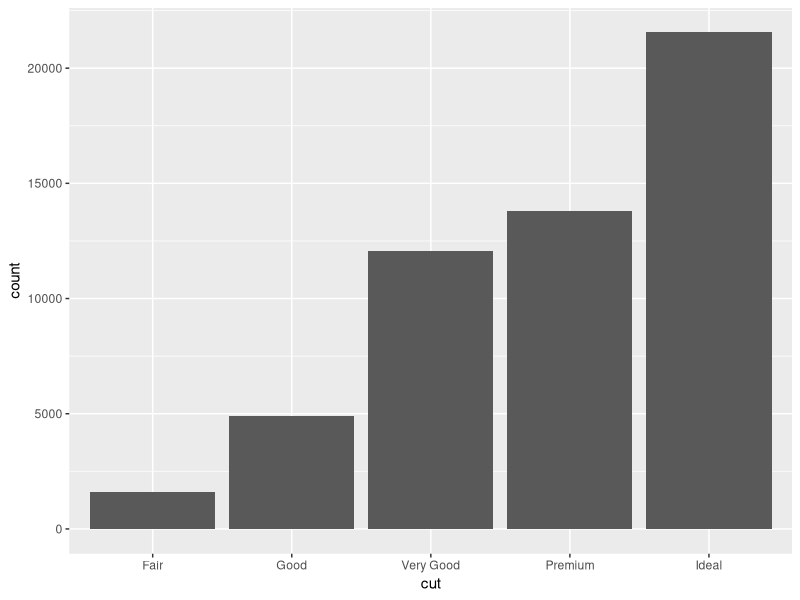
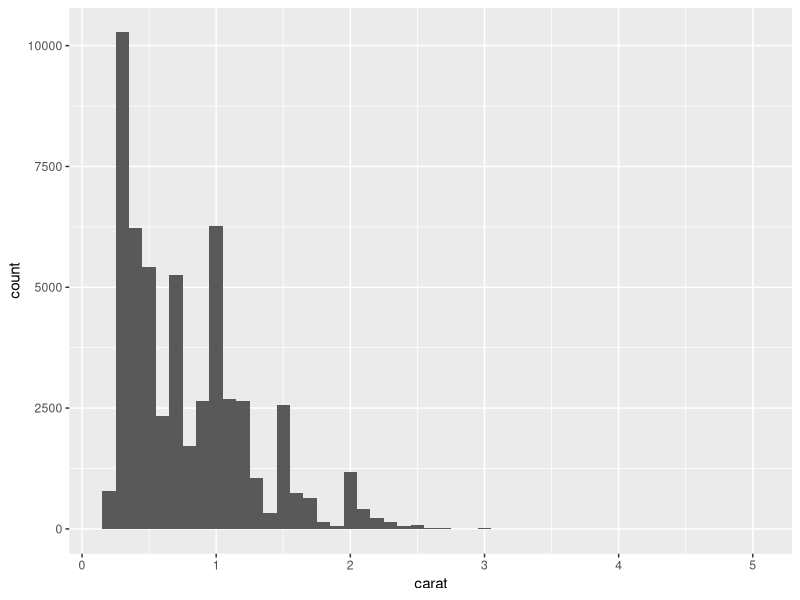
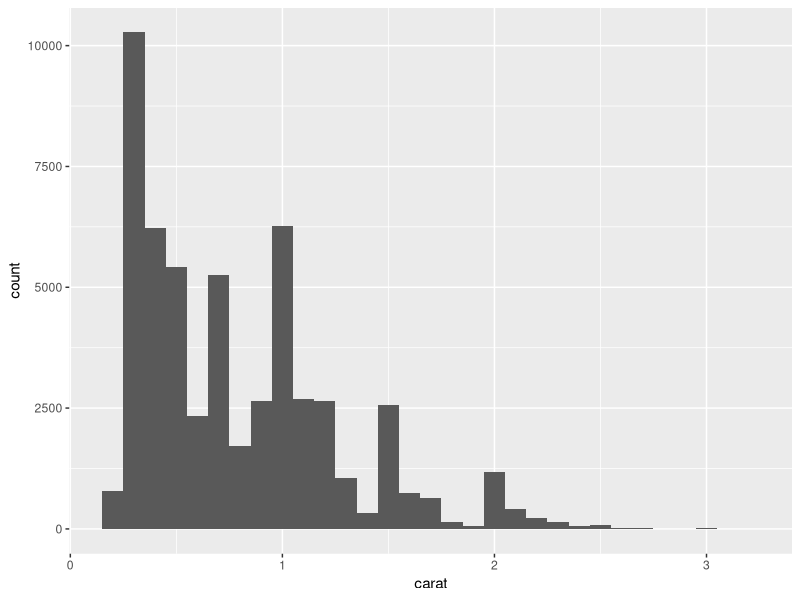
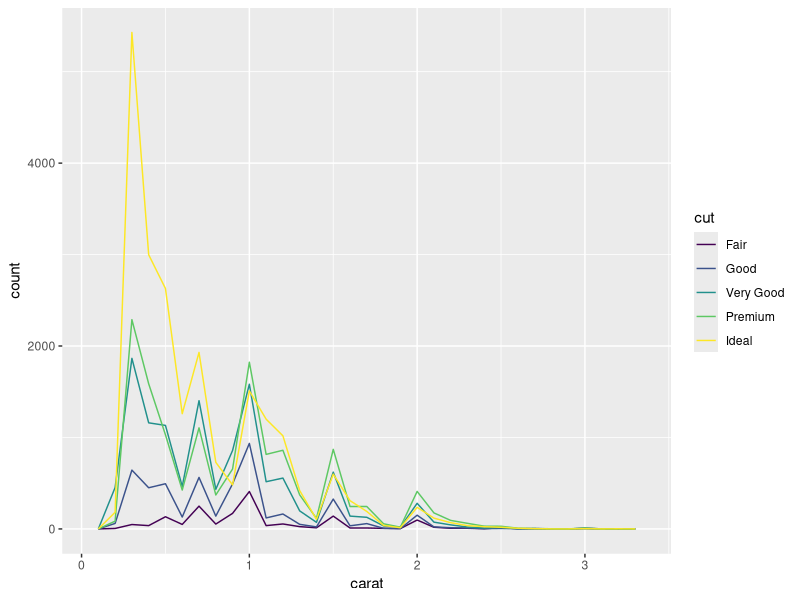
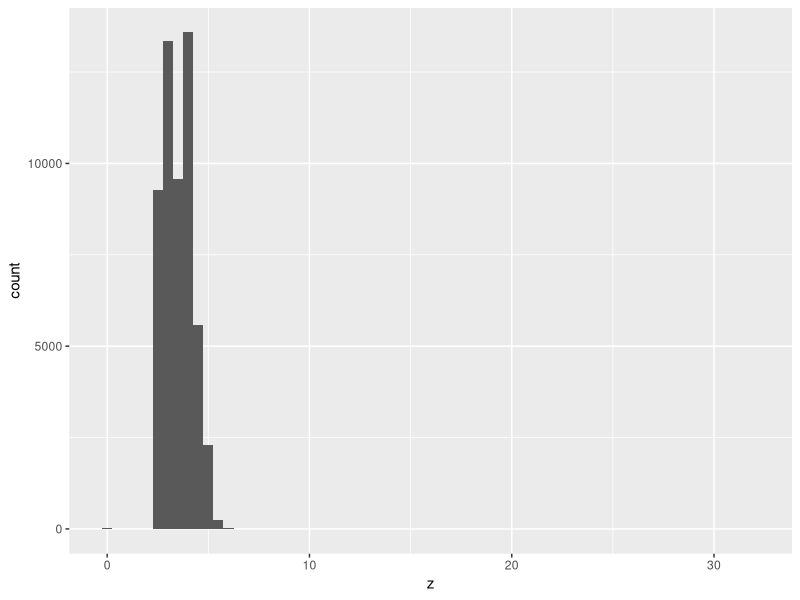
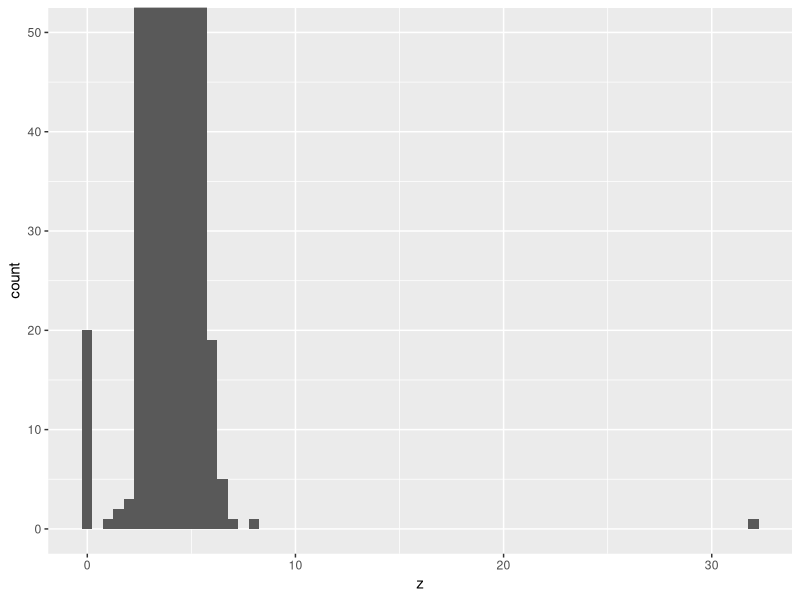
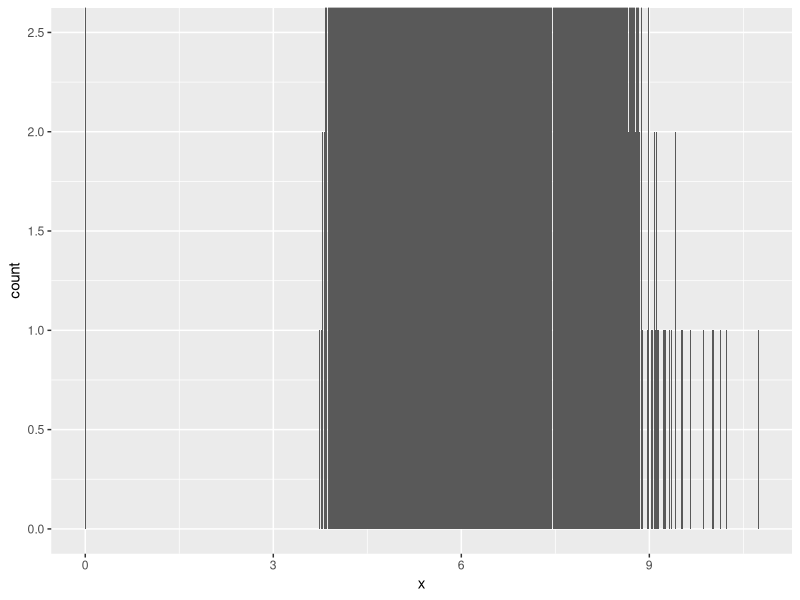
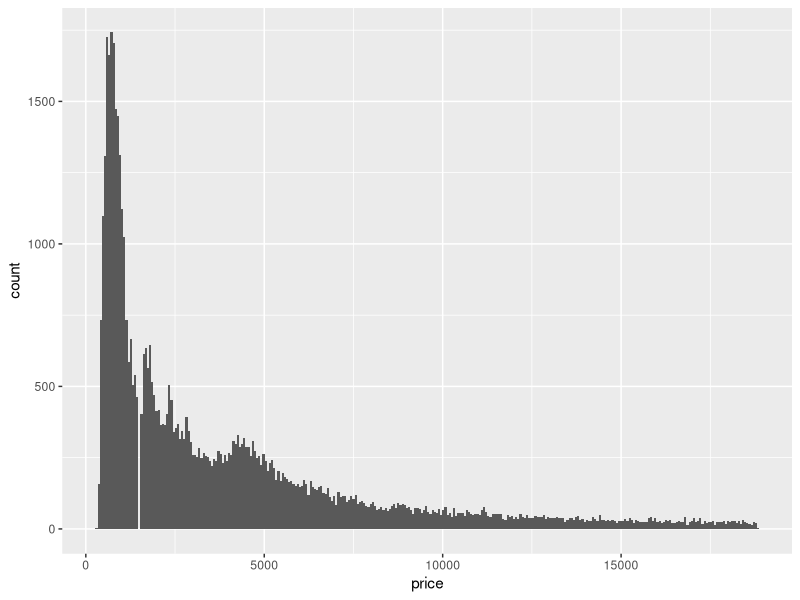

The R script that drew these images, in order:
## ---- chunk 1
library(ggplot2)
library(dplyr)
## ---- chunk 2
ggplot(data = diamonds) + geom_bar(mapping = aes(x=cut))
## ---- chunk 3
diamonds %>%
  count(cut)
## ---- chunk 4
ggplot(diamonds) + geom_histogram(mapping = aes(x=carat), binwidth = 0.1)
## ---- chunk 5
diamonds %>%
  count(cut_width(carat, 0.5))
## ---- chunk 6
smaller_diamonds = diamonds %>%
  filter(carat < 3.25)
## ---- chunk 7
cat("dimension of the original dataset: ", dim(diamonds))

cat("\n dimension of the smaller dataset: ", dim(smaller_diamonds))
## ---- chunk 8
ggplot(data = smaller_diamonds) + geom_histogram(mapping = aes(x= carat), binwidth = 0.1)
## ---- chunk 9
ggplot(data = smaller_diamonds) + geom_freqpoly(mapping = aes(x= carat, color=cut), binwidth = 0.1)
## ---- chunk 10
ggplot(diamonds) +
  geom_histogram(mapping = aes(x = z), binwidth = 0.5)
## ---- chunk 11
ggplot(diamonds) +
  geom_histogram(mapping = aes(x= z), binwidth = 0.5) +
  coord_cartesian(ylim = c(0,50))
## ---- chunk 12
diamonds %>%
  filter(z >=6)
## ---- chunk 13
diamonds %>%
  filter(z >= 7)
## ---- chunk 14
cat("mean of the variable z: ", mean(diamonds$z))
cat("\n median of the variable z: ", median(diamonds$z))
## ---- chunk 15
ggplot(data = diamonds) +
  geom_histogram(mapping = aes(x=x), binwidth = 0.01) + 
  coord_cartesian(ylim = c(0, 2.5))
## ---- chunk 16
diamonds %>%
  filter(x < 3)
## ---- chunk 17
ggplot(diamonds) +
  geom_histogram(mapping = aes(x = price), binwidth = 60) 

## ---- chunk 18
ggplot(diamonds) +
  geom_histogram(mapping = aes(x = price), binwidth =60) +
  coord_cartesian(xlim = c(1000, 2000))
## ---- chunk 19
diamonds %>%
  filter(carat == 0.99)
## ---- chunk 20
diamonds %>%
  filter(carat == 1)
## ---- chunk 21
diamonds %>%
  group_by(carat) %>%
  filter(carat == 0.99 | carat == 1) %>%
  summarise(average_price = mean(price), num_of_diamonds = n(), how_many_colors = n_distinct(color),
            how_many_cuts = n_distinct(cut), no_of_clarity = n_distinct(clarity))
## ---- chunk 22
diamonds %>%
  group_by(carat) %>%
  filter(carat == 0.99 | carat == 1) %>%
  summarise(avg_depth = mean(depth), avg_x = mean(x),
            avg_y = mean(y), avg_z = mean(z), avg_table = mean(table))
